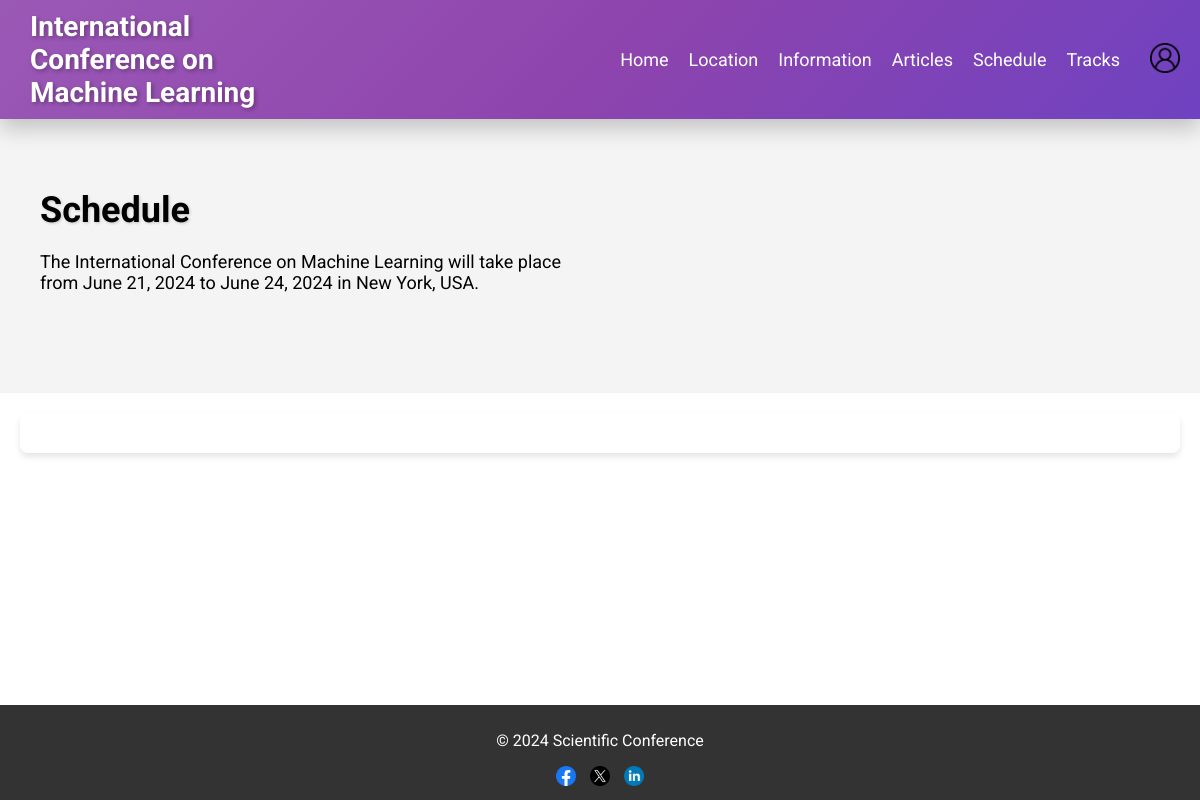
Page /schedule.php on the committed database.
### tables this page shows
CREATE TABLE `conference` (
  `id` int(11) NOT NULL,
  `name` varchar(255) NOT NULL,
  `location` varchar(255) NOT NULL,
  `start_date` date NOT NULL,
  `end_date` date NOT NULL,
  `inviting_paragraph` text DEFAULT NULL,
  `full_address` text NOT NULL DEFAULT '',
  `city` text NOT NULL DEFAULT '',
  `venue_name` text NOT NULL DEFAULT '',
  `venue_description` text NOT NULL DEFAULT '',
  `venue_contact` text NOT NULL DEFAULT '',
  `image_url` text NOT NULL DEFAULT '',
  `additional_info` text NOT NULL DEFAULT ''
);

### schedule.php (the view, shortened to what this page needs)
<?php
include 'config.php';
$conference = $conn->query("SELECT * FROM conference WHERE id = 1")->fetch_assoc();
include 'header.php';
?>
<div class="intro">
    <div class="intro-text">
        <h2>Schedule</h2>
        <p>The <?php echo $conference['name']; ?> will take place from <?php echo date('F j, Y', strtotime($conference['start_date'])); ?> to <?php echo date('F j, Y', strtotime($conference['end_date'])); ?> in <?php echo $conference['location']; ?>.</p>
    </div>
</div>
<main>
    <div class="schedule-container">
    </div>
</main>
<?php include 'footer.php'; ?>

### header.php (shortened to what this page needs)
<!DOCTYPE html>
<html lang="en">
<head>
    <link rel="stylesheet" href="css/styles.css">
</head>
<body>
    <header class="main-header">
        <div class="header-content">
            <div class="logo">
                <h1><?php echo isset($conference['name']) ? $conference['name'] : 'Conference'; ?></h1>
            </div>
            <nav>
                <ul>
                    <li><a href="index.php">Home</a></li>
                    <li><a href="location.php">Location</a></li>
                    <li><a href="info.php">Information</a></li>
                    <li><a href="articles.php">Articles</a></li>
                    <li><a href="schedule.php">Schedule</a></li>
                    <li><a href="tracks.php">Tracks</a></li>
                </ul>
                <div class="account-icon">
                    <a href="login.php"><img src="imgs/account-icon.png" alt="Account"></a>
                </div>
            </nav>
        </div>
    </header>

### css/styles.css (style rules this page uses)
body { font-family: 'Roboto', sans-serif; margin: 0; padding: 0; background-color: #f4f4f4; display: flex; flex-direction: column; min-height: 100vh; }
header.main-header { background: linear-gradient(135deg, #9b59b6, #8e44ad, #6f42c1); color: white; padding: 10px 0; text-align: left; position: relative; box-shadow: 0 10px 20px rgba(0, 0, 0, 0.2); }
.header-content { display: flex; justify-content: space-between; align-items: center; padding: 0 20px; }
header .logo { flex: 1; }
header .logo h1 { font-size: 28px; margin: 0; padding-left: 10px; text-shadow: 2px 2px 4px rgba(0, 0, 0, 0.3); }
header nav { flex: 3; display: flex; justify-content: flex-end; }
header nav ul { list-style: none; padding: 0; margin: 0; display: flex; align-items: center; }
header nav ul li { margin: 0 10px; }
header nav ul li a { color: white; text-decoration: none; font-size: 18px; transition: color 0.3s, transform 0.3s; }
header .account-icon { margin-left: 20px; }
header .account-icon img { width: 30px; height: 30px; }
.intro { display: flex; justify-content: space-between; align-items: center; padding: 40px; border-radius: 8px; margin-bottom: 40px; }
.intro-text { max-width: 50%; text-align: left; }
.intro-text h2 { font-size: 36px; font-weight: bold; margin-bottom: 20px; text-shadow: 1px 1px 3px rgba(0, 0, 0, 0.2); }
.intro-text p { font-size: 18px; margin-bottom: 20px; }
main { flex: 1; padding: 20px; background-color: white; box-shadow: 0 4px 6px rgba(0, 0, 0, 0.1); }
main { padding: 20px; }
.schedule-container { padding: 20px; background-color: #fff; border-radius: 8px; box-shadow: 0 4px 6px rgba(0, 0, 0, 0.1); margin-bottom: 40px; }

### rows in the picture
conference: name "International Conference on Machine Learning", start_date "June 21, 2024", end_date "June 24, 2024", location "New York, USA"
